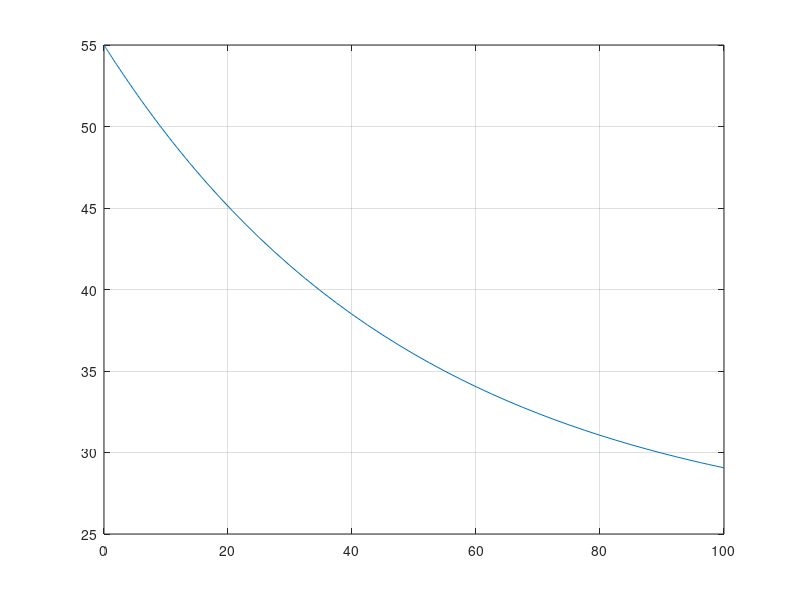

MATLAB code for this plot:
% Me borra todo lo anterior
clc
clear 

% EJERCICIO 4
% Un objeto se coloca en una habitacion que esta a temperatura constante de 25◦C. 
% Se sabe que la constante de enfriamiento del objeto es 0.02. 
% Al comienzo la temperatura del objeto es de 55◦C. 
% Considerando la ley de enfriamiento de Newton dada por 
% y′ = k(ta −y) 
% donde y denota la temperatura del objeto, k su constante de enfriamiento 
% y ta la temperatura ambiente 
% a) Que temperatura tendra el objeto despues de 50 minutos? 
% b) Cuanto tarda en ponerse a temperatura de 46◦C? 
% c) Que pasa con la temperatura despues de varias horas?
% k = 0.02 --> constante de enfriamiento
% ta = 25 --> temperatura ambiente

intervalo = [0 100];
y0 = 55;
f = @(t,y) 0.02 * (25 - y);
[t,y] = ode45(f, intervalo, y0);

% ITEM a
y50 = interp1(t, y, 50);
fprintf('Despues de 50 minutos el objeto estara a %f grados Celsius\n', y50);

% ITEM b
t46 = interp1(y, t, 46);
fprintf('\nTardara %f minutos en llegar a los 46 grados Celsius\n', t46);

% ITEM c
fprintf('\nDespues de varias horas, la temperatura cae exponencialmente.\n');

% Grafico el resultado
figure(1)
plot(t,y)
grid("on")


